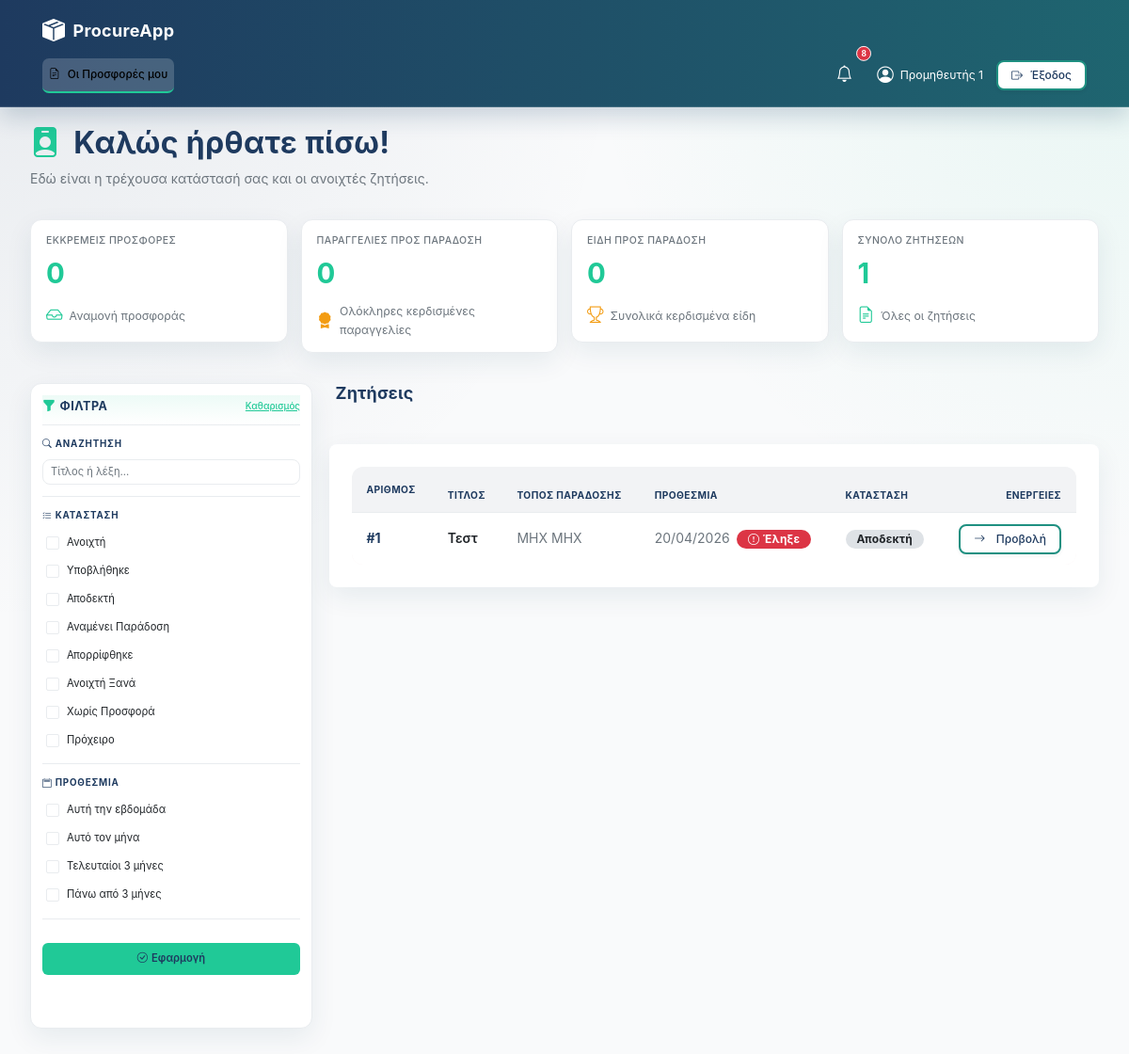
Before: /supplier/ (signed in) with the older database file.
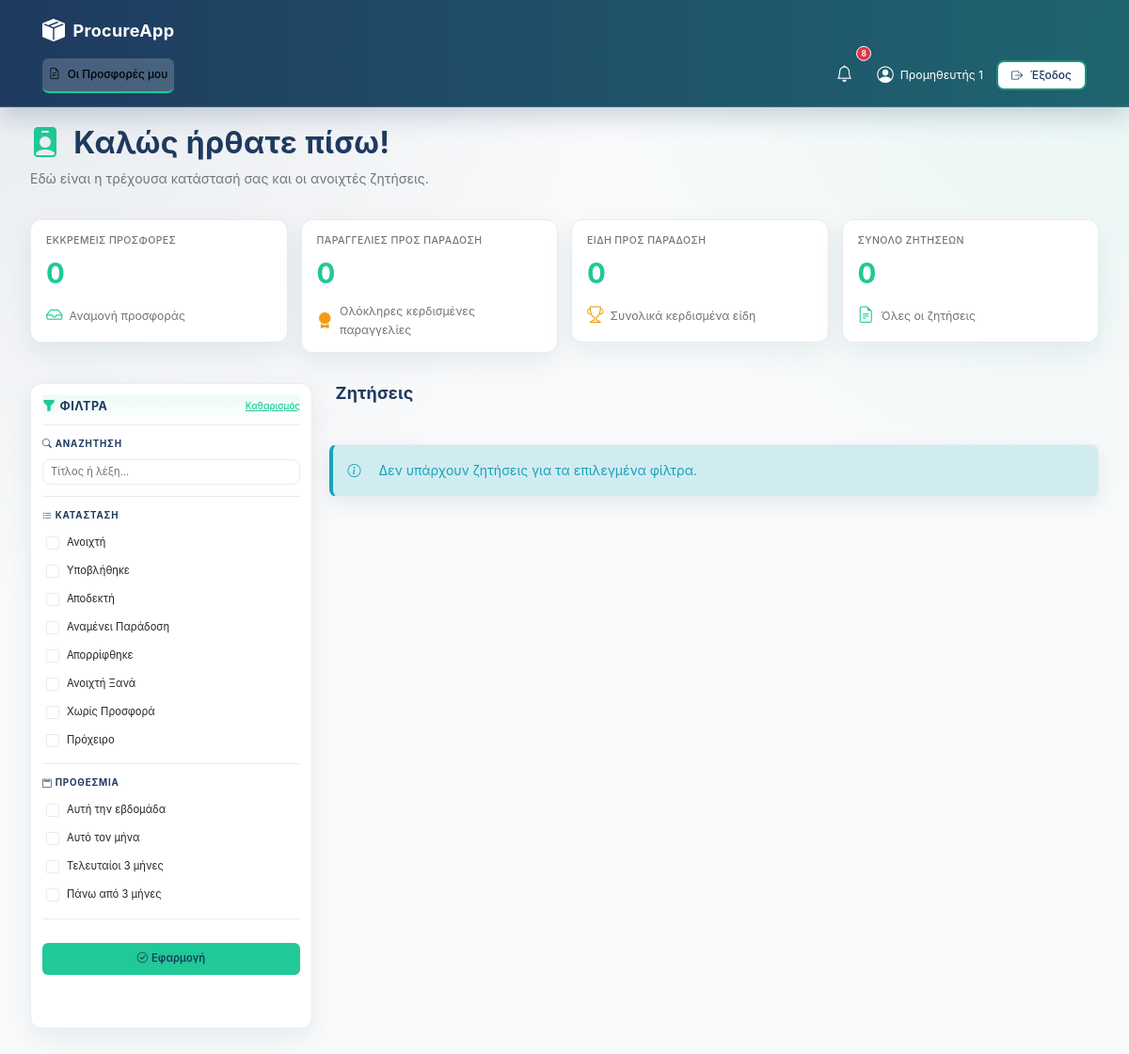
After: the same page with the newer database file.
### models.py (models this page shows)
class RequestRFQ(db.Model):
    __tablename__ = "requests"
    id = db.Column(db.Integer, primary_key=True)
    title = db.Column(db.String(200), nullable=False)
    description = db.Column(db.Text, nullable=True)
    documents = db.Column(db.String(255), nullable=True)
    created_by = db.Column(db.String(100), nullable=False)
    created_at = db.Column(db.DateTime, default=datetime.utcnow)
    delivery_location = db.Column(db.String(255), nullable=True)
    receiving_manager = db.Column(db.String(120), nullable=True)
    phone = db.Column(db.String(50), nullable=True)
    submit_deadline = db.Column(db.DateTime, nullable=False)
    delivery_deadline = db.Column(db.DateTime, nullable=False)
    status = db.Column(db.String(20), default=RFQStatus.PENDING)
    status_changed_at = db.Column(db.DateTime, default=datetime.utcnow)
    approved_by = db.Column(db.String(100), nullable=True)
    approved_at = db.Column(db.DateTime, nullable=True)
    denial_reason = db.Column(db.Text, nullable=True)
    winning_bid_id = db.Column(db.Integer, db.ForeignKey('bids.id'), nullable=True)
    cost_center_id = db.Column(db.Integer, db.ForeignKey('cost_centers.id'), nullable=True)
    estimated_budget = db.Column(db.Numeric(12, 2), nullable=True)
    priority = db.Column(db.String(20), default='normal', nullable=False)
    category = db.Column(db.String(50), nullable=True)
    award_date = db.Column(db.DateTime, nullable=True)
    cost_center = db.relationship('CostCenter', backref='rfqs')
    items = db.relationship('RequestItem', backref='rfq', lazy=True, cascade="all, delete-orphan")
    bids = db.relationship('Bid', backref='rfq', lazy=True, foreign_keys="[Bid.request_id]", cascade="all, delete-orphan")
    allowed_suppliers = db.relationship('AllowedSupplier', backref='rfq', lazy=True, cascade="all, delete-orphan")

### app/routes/supplier.py (the view, shortened to what this page needs)
@supplier_bp.route("/")
@require_role("supplier")
def dashboard():
    from models import AllowedSupplier, User
    page = request.args.get('page', 1, type=int)
    per_page = 10
    status_filters = [
        v for v in _parse_multi_values(request.args, 'status')
        if v in {'open', 'submitted', 'accepted', 'awarded', 'rejected', 'reopen', 'no_bid', 'draft'}
    ]
    q = (request.args.get('q') or '').strip()
    bid_state_filters = [v for v in _parse_multi_values(request.args, 'bid_state') if v in {'submitted', 'draft', 'reopen', 'rejected', 'no_bid'}]
    deadline_filters = [v for v in _parse_multi_values(request.args, 'deadline') if v in {'week', 'month', 'quarter', 'older'}]
    username = session.get('username')
    supplier_name = session.get('name')
    supplier_user = User.query.filter_by(username=username).first()
    allowed_rfq_ids = [a.request_id for a in AllowedSupplier.query.filter_by(
        supplier_username=username
    ).all()]
    qry = RequestRFQ.query.filter(RequestRFQ.id.in_(allowed_rfq_ids)) if allowed_rfq_ids else RequestRFQ.query.filter(RequestRFQ.id == -1)
    qry = qry.filter(RequestRFQ.status.in_(SUPPLIER_VISIBLE_RFQ_STATUSES))
    if q:
        like = f"%{q}%"
        qry = qry.filter(or_(
            RequestRFQ.title.ilike(like),
            RequestRFQ.description.ilike(like)
        ))
    all_rfqs = qry.order_by(RequestRFQ.submit_deadline.asc()).all()
    supplier_bids = Bid.query.filter_by(
        supplier_id=supplier_user.id if supplier_user else None
    ).order_by(Bid.created_at.desc(), Bid.id.desc()).all() if supplier_user else []
    reopen_bid_ids = {
        r.bid_id for r in BidRevision.query.filter(
            BidRevision.bid_id.in_([b.id for b in supplier_bids])
        ).all()
    } if supplier_bids else set()
    bids_map = {}
    for bid in supplier_bids:
        if bid.request_id not in bids_map:
            bids_map[bid.request_id] = bid
    awards = ItemAward.query.join(
        RequestRFQ, ItemAward.request_id == RequestRFQ.id
    ).filter(
        ItemAward.supplier_name == supplier_name,
        RequestRFQ.status.in_([RFQStatus.CLOSED, RFQStatus.RECEIVED])
    ).all()
    award_request_ids = {a.request_id for a in awards}
    awarded_bid_ids = {a.bid_id for a in awards}
    filtered_rfqs = list(all_rfqs)
    if status_filters:
        filtered_rfqs = [
            r for r in filtered_rfqs
            if _get_supplier_rfq_status(r, bids_map.get(r.id), reopen_bid_ids, awarded_bid_ids) in status_filters
        ]
    pending_count = 0
    submitted_count = 0
    bid_values = []
    for rfq in filtered_rfqs:
        if rfq.id in bids_map:
            bid = bids_map[rfq.id]
            if bid.status == BidStatus.SUBMITTED:
                submitted_count += 1
            if bid.price:
                bid_values.append(float(bid.price))
        else:
            if rfq.status in [RFQStatus.OPEN, RFQStatus.PENDING_FINAL_APPROVAL]:
                pending_count += 1
    filtered_request_ids = {rfq.id for rfq in filtered_rfqs}
    awards_count = len([
        aw for aw in awards
        if aw.request_item_id is not None and aw.request_id in filtered_request_ids
    ])
    non_shipping_item_counts = {}
    if filtered_request_ids:
        for item in RequestItem.query.filter(RequestItem.request_id.in_(filtered_request_ids)).all():
            non_shipping_item_counts[item.request_id] = non_shipping_item_counts.get(item.request_id, 0) + 1
    supplier_awarded_items_by_request = {}
    for aw in awards:
        if aw.request_item_id is None or aw.request_id not in filtered_request_ids:
            continue
        supplier_awarded_items_by_request.setdefault(aw.request_id, set()).add(aw.request_item_id)
    full_awarded_count = 0
    for request_id in filtered_request_ids:
        total_items = non_shipping_item_counts.get(request_id, 0)
        if total_items <= 0:
            continue
        awarded_items = len(supplier_awarded_items_by_request.get(request_id, set()))
        if awarded_items >= total_items:
            full_awarded_count += 1
    total_awards_value = Decimal(0)
    for award in awards:
        total_awards_value += (award.line_total or Decimal(0))
    avg_bid_value = sum(bid_values) / len(bid_values) if bid_values else 0
    win_rate = (full_awarded_count / submitted_count * 100) if submitted_count > 0 else 0
    total_items = len(filtered_rfqs)
    total_pages = (total_items + per_page - 1) // per_page
    start_idx = (page - 1) * per_page
    paginated_rfqs = filtered_rfqs[start_idx : start_idx + per_page]
    return render_template("supplier_dash_improved.html",
                         rfqs=paginated_rfqs,
                         status_filters=status_filters,
                         q=q,
                         bid_state_filters=bid_state_filters,
                         deadline_filters=deadline_filters,
                         page=page,
                         total_pages=total_pages,
                         bids_map=bids_map,
                         reopen_bid_ids=reopen_bid_ids,
                         awarded_bid_ids=awarded_bid_ids,
                         pending_count=pending_count,
                         submitted_count=submitted_count,
                         full_awarded_count=full_awarded_count,
                         awards_count=awards_count,
                         avg_bid_value=avg_bid_value,
                         total_awards_value=total_awards_value,
                         win_rate=win_rate,
                         now=datetime.now())

### app/auth.py (called while the page is built)
def require_roles(*roles):
    def wrap(fn):
        @wraps(fn)
        def inner(*args, **kwargs):
            if session.get("role") not in roles:
                flash("Δεν έχεις δικαίωμα πρόσβασης.", "danger")
                return redirect(url_for("auth.login"))
            return fn(*args, **kwargs)
        return inner
    return wrap

### app/routes/supplier.py (called while the page is built, shortened)
def _parse_multi_values(args, key):
    values = []
    return values

### templates/supplier_dash_improved.html (shortened to what the changed rows need)
{% extends "base.html" %}
{% block content %}
<div class="d-flex justify-content-between align-items-center mb-8">
  <div>
    <h1 class="mb-2" style="color: var(--color-navy);">
      <i class="bi bi-person-badge-fill me-3" style="color: var(--color-teal);"></i>Καλώς ήρθατε πίσω!
    </h1>
  </div>
</div>
<div class="row g-4 mb-8 supplier-kpi-grid">
  <div class="col-12 col-sm-6 col-lg-3">
    <div class="kpi-card accent-teal">
      <div class="kpi-card-title">Σύνολο Ζητήσεων</div>
      <div class="kpi-card-value">{{ rfqs|length if rfqs else 0 }}</div>
      <div class="d-flex align-items-center gap-2">
        <i class="bi bi-file-earmark-text" style="font-size: 1.25rem; color: var(--color-teal);"></i>
        <span class="small" style="color: var(--color-text-secondary);">Όλες οι ζητήσεις</span>
      </div>
    </div>
  </div>
</div>
<div class="row g-4 mb-8 dashboard-split-layout">
  <div class="col-12 col-lg-9 dashboard-results-col">
    <div class="mb-8">
      <div class="d-flex justify-content-between align-items-center mb-5">
        <h2 class="mb-0" style="color: var(--color-navy); font-size: var(--font-size-lg);">
          Ζητήσεις
        </h2>
      </div>
      {% if rfqs %}
      <div class="card shadow-md overflow-hidden" style="border: none; border-radius: var(--radius-lg);">
        <div class="table-responsive">
          <table class="table">
            <thead>
              <tr>
                <th style="padding: var(--space-4);">Αριθμός</th>
                <th>Τίτλος</th>
                <th>Τόπος Παράδοσης</th>
                <th>Προθεσμία</th>
                <th>Κατάσταση</th>
                <th style="text-align: right; padding-right: var(--space-4);">Ενέργειες</th>
              </tr>
            </thead>
            <tbody>
              {% for rfq in rfqs %}
              {% set days_left = ((rfq.submit_deadline - now)|string if rfq.submit_deadline else '') %}
              {% set dl = rfq.submit_deadline %}
              {% set urgent = dl and (dl - now).days <= 3 %}
              {% set warning = dl and (dl - now).days <= 7 and not urgent %}
              <tr style="{% if urgent %}background: rgba(220,53,69,0.06); border-left: 3px solid #dc3545;{% elif warning %}background: rgba(255,193,7,0.07); border-left: 3px solid #ffc107;{% endif %}">
                <td style="padding: var(--space-4);">
                  <span class="fw-bold" style="color: var(--color-navy);">#{{ rfq.id }}</span>
                </td>
                <td style="padding: var(--space-4);">
                  <span class="fw-semibold" style="color: var(--color-text-primary);">{{ rfq.title }}</span>
                </td>
                <td style="padding: var(--space-4); color: var(--color-text-secondary);">{{ rfq.delivery_location or '-' }}</td>
                <td style="padding: var(--space-4); color: var(--color-text-secondary);">
                    {% if rfq.submit_deadline %}
                    {{ rfq.submit_deadline.strftime('%d/%m/%Y') }}
                    {% set dl = rfq.submit_deadline %}
                    {% set days = (dl - now).days %}
                    {% if days <= 0 %}
                      <span class="badge bg-danger ms-1" title="Έληξε"><i class="bi bi-exclamation-circle me-1"></i>Έληξε</span>
                    {% elif days <= 3 %}
                      <span class="badge bg-danger ms-1"><i class="bi bi-fire me-1"></i>Λήγει σε {{ days }}ημ</span>
                    {% elif days <= 7 %}
                      <span class="badge bg-warning text-dark ms-1">Σε {{ days }}ημ</span>
                    {% endif %}
                  {% else %}
                    -
                  {% endif %}
                </td>
                <td style="padding: var(--space-4);">
                  {% if bids_map and rfq.id in bids_map %}
                    {% set current_bid = bids_map[rfq.id] %}
                    {% if reopen_bid_ids and current_bid.id in reopen_bid_ids %}
                      <span class="badge bg-info text-dark">Ανοιχτή Ξανά</span>
                    {% elif current_bid.status == 'submitted' %}
                      <span class="badge badge-success">Υποβλήθηκε</span>
                    {% elif current_bid.status == 'accepted' and awarded_bid_ids and current_bid.id in awarded_bid_ids %}
                      <span class="badge bg-success">Αναμένει Παράδοση</span>
                    {% elif current_bid.status == 'accepted' %}
                      <span class="badge badge-secondary">Αποδεκτή</span>
                    {% elif current_bid.status == 'rejected' %}
                      <span class="badge bg-danger">Απορρίφθηκε</span>
                    {% elif current_bid.status == 'draft' %}
                      <span class="badge badge-warning text-dark">Πρόχειρο</span>
                    {% else %}
                      <span class="badge badge-secondary">{{ get_status_display_name(current_bid.status) }}</span>
                    {% endif %}
                  {% else %}
                    {% if rfq.status in ['pending_delivery', 'received'] %}
                      <span class="badge badge-secondary">Χωρίς προσφορά</span>
                    {% else %}
                      <span class="badge bg-info text-dark">Ανοιχτή</span>
                    {% endif %}
                  {% endif %}
                </td>
                <td style="text-align: right; padding-right: var(--space-4);">
                  <a href="{{ url_for('supplier.bid', req_id=rfq.id) }}" class="btn btn-secondary btn-sm px-3" style="white-space: nowrap;">
                    <i class="bi bi-arrow-right me-1"></i> Προβολή
                  </a>
                </td>
              </tr>
              {% endfor %}
            </tbody>
          </table>
        </div>
      </div>
      {% else %}
      <div class="alert alert-info" style="border-left: 4px solid var(--color-info); border-radius: var(--radius-lg);">
        <i class="bi bi-info-circle me-2"></i>Δεν υπάρχουν ζητήσεις για τα επιλεγμένα φίλτρα.
      </div>
      {% endif %}
    </div>
  </div>
</div>
{% endblock %}

Changed rows visible on the page:
no longer on this page (row edited): RequestRFQ: id "1", title "Τεστ", delivery_location "ΜΗΧ ΜΗΧ", submit_deadline "20/04/2026", shows "Αποδεκτή"
Other visible differences:
{{ rfqs|length if rfqs else 0 }}: "1" → "0"
text no longer shown: "ΑΡΙΘΜΌΣ ΤΊΤΛΟΣ ΤΌΠΟΣ ΠΑΡΆΔΟΣΗΣ ΠΡΟΘΕΣΜΊΑ ΚΑΤΆΣΤΑΣΗ ΕΝΈΡΓΕΙΕΣ"
text now shown: "Δεν υπάρχουν ζητήσεις για τα επιλεγμένα φίλτρα."
